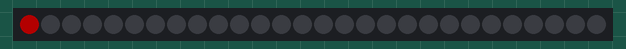
This sketch was run on a simulated Arduino Uno, built with avr-gcc and run on an emulated ATmega328P. Parts: 28 RGB LEDs in strip order, left to right. Dim RGB values are drawn brighter than linear.

Above: at 0.19 s.
At 1.42 s:
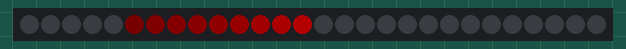
At 2.02 s:
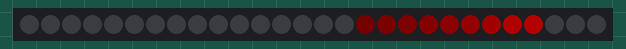
At 2.5 s:
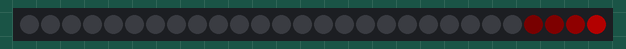

The sketch:

easing.ino
```cpp
#include "FastLED.h"                                          // FastLED library. Please use the latest development version.

// Fixed definitions cannot change on the fly.
#define LED_DT 0                                              // Data pin to connect to the strip.
#define LED_CK 1                                              // Clock pin for WS2801 or APA102.
#define COLOR_ORDER BGR                                       // It's GRB for WS2812 and BGR for APA102.
#define LED_TYPE APA102                                       // Using APA102, WS2812, WS2801. Don't forget to change LEDS.addLeds.
#define NUM_LEDS 28                                           // Number of LED's.

// Global variables can be changed on the fly.
uint8_t max_bright = 64;                                     // Overall brightness definition. It can be changed on the fly.

struct CRGB leds[NUM_LEDS];                                   // Initialize our LED array.

int thisdelay = 10;

void setup() {
  LEDS.addLeds<LED_TYPE, LED_DT, LED_CK, COLOR_ORDER>(leds, NUM_LEDS); // Set up APA102 leds

  FastLED.setBrightness(max_bright);
  FastLED.setMaxPowerInVoltsAndMilliamps(5, 500);                      // FastLED Power management set at 5V, 500mA.
}

void loop() {
  EVERY_N_MILLISECONDS(thisdelay) {                           // FastLED based non-blocking delay to update/display the sequence.
    ease();
  }

  FastLED.show();
}

void ease() {

  static uint8_t easeOutVal = 0;
  static uint8_t easeInVal  = 0;
  static uint8_t lerpVal    = 0;

  easeOutVal = ease8InOutQuad(easeInVal);                     // Start with easeInVal at 0 and then go to 255 for the full easing.
  easeInVal++;

  lerpVal = lerp8by8(0, NUM_LEDS, easeOutVal);                // Map it to the number of LED's you have.

  leds[lerpVal] = CRGB::Red;
  fadeToBlackBy(leds, NUM_LEDS, 16);                          // 8 bit, 1 = slow fade, 255 = fast fade
}
```
